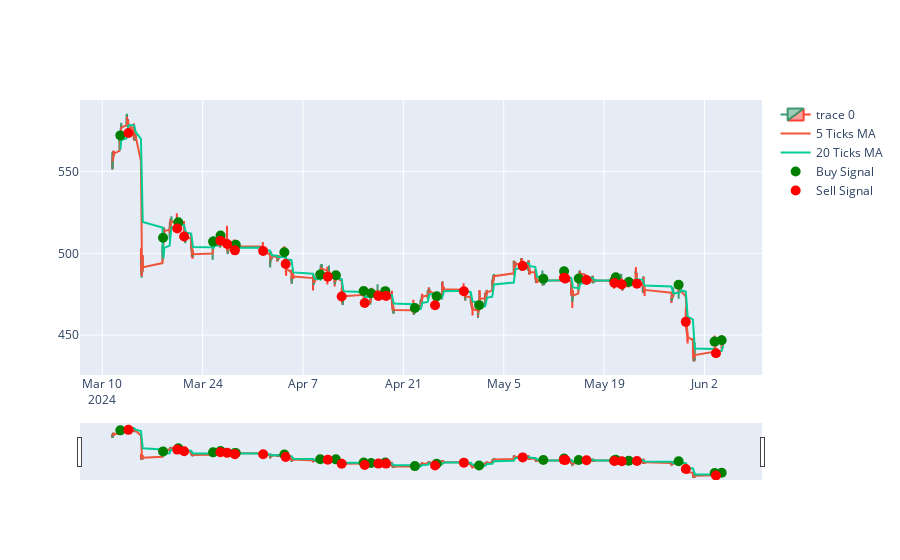

Notebook cell for this chart:
### Code cell
# count the number of times the 5 ticks MA crosses the 20 ticks MA

tsm_data['5T_MA'] = tsm_data['Close'].rolling(window=5).mean()
tsm_data['20T_MA'] = tsm_data['Close'].rolling(window=20).mean()

tsm_data['signal'] = np.where(tsm_data['5T_MA'] > tsm_data['20T_MA'], 1, 0)
tsm_data['signal'] = tsm_data['signal'].diff()


print(tsm_data['signal'].value_counts())

# plot the buy and sell signals

fig = go.Figure(data=[go.Candlestick(x=tsm_data.index,
                open=tsm_data['Open'],
                high=tsm_data['High'],
                low=tsm_data['Low'],
                close=tsm_data['Close'])])

fig.add_trace(go.Scatter(x=tsm_data.index, y=tsm_data['Close'].rolling(window=5).mean(), name='5 Ticks MA'))
fig.add_trace(go.Scatter(x=tsm_data.index, y=tsm_data['Close'].rolling(window=20).mean(), name='20 Ticks MA'))

buy_signals = tsm_data[tsm_data['signal'] == 1]
sell_signals = tsm_data[tsm_data['signal'] == -1]

fig.add_trace(go.Scatter(x=buy_signals.index, y=buy_signals['Close'], mode='markers', marker=dict(color='green', size=10), name='Buy Signal'))

fig.add_trace(go.Scatter(x=sell_signals.index, y=sell_signals['Close'], mode='markers', marker=dict(color='red', size=10), name='Sell Signal'))

fig.show()

### Figure 1 — Plotly figure (JSON) as saved in the notebook; plotly's stock layout.template omitted (floating-point values rounded to 4 significant figures; data arrays with more than 128 entries replaced by an {"elided": "..."} marker saying what was removed)
{"data": [{"close": {"elided": "779 float values"}, "high": {"elided": "779 float values"}, "low": {"elided": "779 float values"}, "open": {"elided": "779 float values"}, "type": "candlestick", "x": {"elided": "779 str values"}}, {"name": "5 Ticks MA", "type": "scatter", "x": {"elided": "779 str values"}, "y": {"elided": "779 float values"}}, {"name": "20 Ticks MA", "type": "scatter", "x": {"elided": "779 str values"}, "y": {"elided": "779 float values"}}, {"marker": {"color": "green", "size": 10}, "mode": "markers", "name": "Buy Signal", "type": "scatter", "x": ["2024-03-12T12:30:00-04:00", "2024-03-18T11:30:00-04:00", "2024-03-20T14:30:00-04:00", "2024-03-25T11:00:00-04:00", "2024-03-26T12:00:00-04:00", "2024-03-28T10:30:00-04:00", "2024-03-28T15:00:00-04:00", "2024-04-04T09:30:00-04:00", "2024-04-09T09:30:00-04:00", "2024-04-11T14:00:00-04:00", "2024-04-15T11:00:00-04:00", "2024-04-16T12:00:00-04:00", "2024-04-18T11:30:00-04:00", "2024-04-22T14:30:00-04:00", "2024-04-25T15:30:00-04:00", "2024-05-01T13:30:00-04:00", "2024-05-10T12:30:00-04:00", "2024-05-13T10:00:00-04:00", "2024-05-15T11:00:00-04:00", "2024-05-20T10:00:00-04:00", "2024-05-20T15:00:00-04:00", "2024-05-22T10:30:00-04:00", "2024-05-29T09:30:00-04:00", "2024-06-03T10:00:00-04:00", "2024-06-04T09:30:00-04:00"], "y": [572.1, 509.5, 519.0, 507.2, 510.9, 504.7, 505.2, 500.7, 487.0, 486.5, 476.9, 475.6, 476.8, 466.6, 473.7, 468.3, 484.4, 489.0, 484.6, 483, 485.3, 482.4, 480.8, 446.0, 446.9]}, {"marker": {"color": "red", "size": 10}, "mode": "markers", "name": "Sell Signal", "type": "scatter", "x": ["2024-03-13T15:30:00-04:00", "2024-03-20T11:00:00-04:00", "2024-03-21T10:00:00-04:00", "2024-03-26T11:30:00-04:00", "2024-03-27T10:00:00-04:00", "2024-03-28T12:00:00-04:00", "2024-04-01T10:30:00-04:00", "2024-04-04T14:00:00-04:00", "2024-04-10T11:00:00-04:00", "2024-04-12T09:30:00-04:00", "2024-04-15T14:30:00-04:00", "2024-04-17T12:30:00-04:00", "2024-04-18T14:00:00-04:00", "2024-04-25T10:00:00-04:00", "2024-04-29T10:30:00-04:00", "2024-05-07T15:30:00-04:00", "2024-05-13T09:30:00-04:00", "2024-05-13T14:30:00-04:00", "2024-05-16T13:00:00-04:00", "2024-05-20T10:30:00-04:00", "2024-05-21T11:00:00-04:00", "2024-05-23T14:00:00-04:00", "2024-05-30T09:30:00-04:00", "2024-06-03T14:30:00-04:00"], "y": [573.6, 515.2, 510.3, 507.7, 505.7, 501.8, 501.4, 493.4, 485.6, 473.6, 469.6, 474.0, 473.9, 468.2, 476.8, 492.3, 485.0, 484.6, 483.7, 481.8, 480.9, 481.4, 458.1, 438.9]}], "layout": {}}
